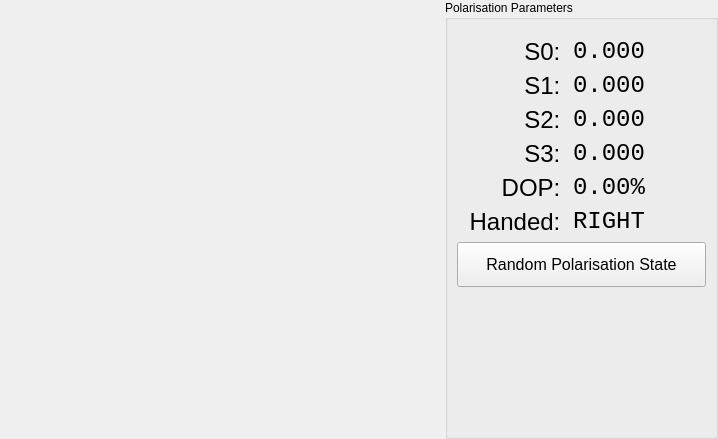
      <widget class="QWidget" name="poincare_sphere">
       <attribute name="title">
        <string>Poincaré Sphere</string>
       </attribute>
       <layout class="QGridLayout" name="gridLayout_4">
        <property name="leftMargin">
         <number>0</number>
        </property>
        <property name="topMargin">
         <number>0</number>
        </property>
        <property name="rightMargin">
         <number>0</number>
        </property>
        <property name="bottomMargin">
         <number>0</number>
        </property>
        <item row="0" column="0">
         <widget class="MplWidget" name="poincare_sphere_widget" native="true">
          <property name="minimumSize">
           <size>
            <width>439</width>
            <height>439</height>
           </size>
          </property>
          <property name="maximumSize">
           <size>
            <width>439</width>
            <height>16777215</height>
           </size>
          </property>
         </widget>
        </item>
        <item row="0" column="1">
         <widget class="QGroupBox" name="poincare_sphere_information">
          <property name="minimumSize">
           <size>
            <width>273</width>
            <height>0</height>
           </size>
          </property>
          <property name="maximumSize">
           <size>
            <width>273</width>
            <height>16777215</height>
           </size>
          </property>
          <property name="title">
           <string>Polarisation Parameters</string>
          </property>
          <layout class="QFormLayout" name="formLayout_3">
           <property name="topMargin">
            <number>18</number>
           </property>
           <item row="1" column="0">
            <widget class="QLabel" name="s0_label_xyzplot">
             <property name="minimumSize">
              <size>
               <width>110</width>
               <height>0</height>
              </size>
             </property>
             <property name="font">
              <font>
               <pointsize>18</pointsize>
              </font>
             </property>
             <property name="text">
              <string>S0: </string>
             </property>
             <property name="alignment">
              <set>Qt::AlignRight|Qt::AlignTrailing|Qt::AlignVCenter</set>
             </property>
            </widget>
           </item>
           <item row="1" column="1">
            <widget class="QLabel" name="s0_value_xyzplot">
             <property name="font">
              <font>
               <family>Consolas</family>
               <pointsize>18</pointsize>
              </font>
             </property>
             <property name="text">
              <string>0.000</string>
             </property>
            </widget>
           </item>
           <item row="2" column="0">
            <widget class="QLabel" name="s1_label_xyzplot">
             <property name="minimumSize">
              <size>
               <width>110</width>
               <height>0</height>
              </size>
             </property>
             <property name="font">
              <font>
               <pointsize>18</pointsize>
              </font>
             </property>
             <property name="text">
              <string>S1: </string>
             </property>
             <property name="alignment">
              <set>Qt::AlignRight|Qt::AlignTrailing|Qt::AlignVCenter</set>
             </property>
            </widget>
           </item>
           <item row="2" column="1">
            <widget class="QLabel" name="s1_value_xyzplot">
             <property name="font">
              <font>
               <family>Consolas</family>
               <pointsize>18</pointsize>
              </font>
             </property>
             <property name="text">
              <string>0.000</string>
             </property>
            </widget>
           </item>
           <item row="3" column="0">
            <widget class="QLabel" name="s2_label_xyzplot">
             <property name="minimumSize">
              <size>
               <width>110</width>
               <height>0</height>
              </size>
             </property>
             <property name="font">
              <font>
               <pointsize>18</pointsize>
              </font>
             </property>
             <property name="text">
              <string>S2: </string>
             </property>
             <property name="alignment">
              <set>Qt::AlignRight|Qt::AlignTrailing|Qt::AlignVCenter</set>
             </property>
            </widget>
           </item>
           <item row="3" column="1">
            <widget class="QLabel" name="s2_value_xyzplot">
             <property name="font">
              <font>
               <family>Consolas</family>
               <pointsize>18</pointsize>
              </font>
             </property>
             <property name="text">
              <string>0.000</string>
             </property>
            </widget>
           </item>
           <item row="4" column="0">
            <widget class="QLabel" name="s3_label_xyzplot">
             <property name="minimumSize">
              <size>
               <width>110</width>
               <height>0</height>
              </size>
             </property>
             <property name="font">
              <font>
               <pointsize>18</pointsize>
              </font>
             </property>
             <property name="text">
              <string>S3: </string>
             </property>
             <property name="alignment">
              <set>Qt::AlignRight|Qt::AlignTrailing|Qt::AlignVCenter</set>
             </property>
            </widget>
           </item>
           <item row="4" column="1">
            <widget class="QLabel" name="s3_value_xyzplot">
             <property name="font">
              <font>
               <family>Consolas</family>
               <pointsize>18</pointsize>
              </font>
             </property>
             <property name="text">
              <string>0.000</string>
             </property>
            </widget>
           </item>
           <item row="5" column="0">
            <widget class="QLabel" name="dop_label_xyzplot">
             <property name="minimumSize">
              <size>
               <width>110</width>
               <height>0</height>
              </size>
             </property>
             <property name="font">
              <font>
               <pointsize>18</pointsize>
              </font>
             </property>
             <property name="text">
              <string>DOP: </string>
             </property>
             <property name="alignment">
              <set>Qt::AlignRight|Qt::AlignTrailing|Qt::AlignVCenter</set>
             </property>
            </widget>
           </item>
           <item row="5" column="1">
            <widget class="QLabel" name="dop_value_xyzplot">
             <property name="font">
              <font>
               <family>Consolas</family>
               <pointsize>18</pointsize>
              </font>
             </property>
             <property name="text">
              <string>0.00%</string>
             </property>
            </widget>
           </item>
           <item row="6" column="0">
            <widget class="QLabel" name="handedness_label_xyzplot">
             <property name="minimumSize">
              <size>
               <width>110</width>
               <height>0</height>
              </size>
             </property>
             <property name="font">
              <font>
               <pointsize>18</pointsize>
              </font>
             </property>
             <property name="text">
              <string>Handed: </string>
             </property>
             <property name="alignment">
              <set>Qt::AlignRight|Qt::AlignTrailing|Qt::AlignVCenter</set>
             </property>
            </widget>
           </item>
           <item row="6" column="1">
            <widget class="QLabel" name="handedness_value_xyzplot">
             <property name="font">
              <font>
               <family>Consolas</family>
               <pointsize>18</pointsize>
              </font>
             </property>
             <property name="text">
              <string>RIGHT</string>
             </property>
            </widget>
           </item>
           <item row="7" column="0" colspan="2">
            <widget class="QPushButton" name="rand_stokes_button_xyzplot">
             <property name="minimumSize">
              <size>
               <width>0</width>
               <height>45</height>
              </size>
             </property>
             <property name="maximumSize">
              <size>
               <width>253</width>
               <height>16777215</height>
              </size>
             </property>
             <property name="font">
              <font>
               <pointsize>12</pointsize>
              </font>
             </property>
             <property name="text">
              <string>Random Polarisation State</string>
             </property>
            </widget>
           </item>
          </layout>
         </widget>
        </item>
       </layout>
      </widget>
